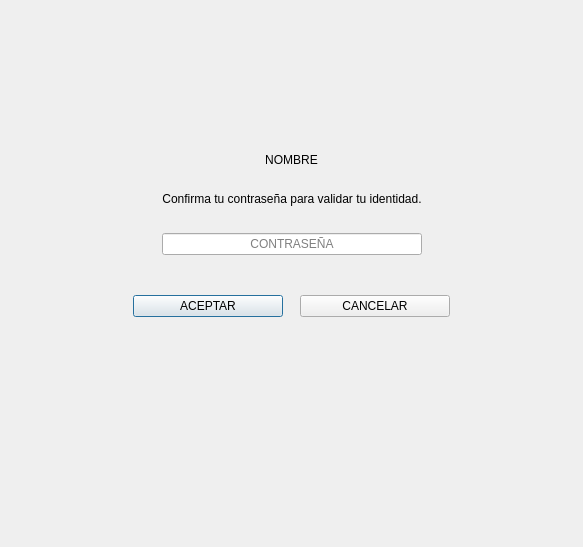
<?xml version="1.0" encoding="UTF-8"?>
<ui version="4.0">
 <class>Validacion</class>
 <widget class="QDialog" name="Validacion">
  <property name="geometry">
   <rect>
    <x>0</x>
    <y>0</y>
    <width>583</width>
    <height>547</height>
   </rect>
  </property>
  <property name="windowTitle">
   <string>Validacion</string>
  </property>
  <layout class="QGridLayout" name="gridLayout_11" rowstretch="2">
   <property name="leftMargin">
    <number>50</number>
   </property>
   <property name="topMargin">
    <number>50</number>
   </property>
   <property name="rightMargin">
    <number>50</number>
   </property>
   <property name="bottomMargin">
    <number>150</number>
   </property>
   <item row="0" column="0">
    <layout class="QGridLayout" name="gridLayout_4" rowstretch="0,0,0">
     <property name="leftMargin">
      <number>50</number>
     </property>
     <property name="topMargin">
      <number>40</number>
     </property>
     <property name="rightMargin">
      <number>50</number>
     </property>
     <property name="bottomMargin">
      <number>80</number>
     </property>
     <property name="verticalSpacing">
      <number>0</number>
     </property>
     <item row="1" column="0">
      <layout class="QGridLayout" name="gridLayout_6">
       <property name="bottomMargin">
        <number>15</number>
       </property>
       <property name="verticalSpacing">
        <number>15</number>
       </property>
       <item row="0" column="1">
        <widget class="QLabel" name="Titulo5">
         <property name="text">
          <string>Confirma tu contraseña para validar tu identidad.</string>
         </property>
         <property name="alignment">
          <set>Qt::AlignmentFlag::AlignCenter</set>
         </property>
        </widget>
       </item>
       <item row="1" column="1">
        <widget class="QLineEdit" name="Password">
         <property name="autoFillBackground">
          <bool>false</bool>
         </property>
         <property name="inputMethodHints">
          <set>Qt::InputMethodHint::ImhHiddenText|Qt::InputMethodHint::ImhNoAutoUppercase|Qt::InputMethodHint::ImhNoPredictiveText|Qt::InputMethodHint::ImhSensitiveData</set>
         </property>
         <property name="echoMode">
          <enum>QLineEdit::EchoMode::Password</enum>
         </property>
         <property name="alignment">
          <set>Qt::AlignmentFlag::AlignCenter</set>
         </property>
         <property name="placeholderText">
          <string>CONTRASEÑA</string>
         </property>
        </widget>
       </item>
       <item row="0" column="2">
        <spacer name="horizontalSpacer_6">
         <property name="orientation">
          <enum>Qt::Orientation::Horizontal</enum>
         </property>
         <property name="sizeHint" stdset="0">
          <size>
           <width>40</width>
           <height>20</height>
          </size>
         </property>
        </spacer>
       </item>
       <item row="0" column="0">
        <spacer name="horizontalSpacer_7">
         <property name="orientation">
          <enum>Qt::Orientation::Horizontal</enum>
         </property>
         <property name="sizeHint" stdset="0">
          <size>
           <width>40</width>
           <height>20</height>
          </size>
         </property>
        </spacer>
       </item>
      </layout>
     </item>
     <item row="2" column="0">
      <layout class="QGridLayout" name="gridLayout_8" columnstretch="4,5,2,5,4">
       <property name="topMargin">
        <number>25</number>
       </property>
       <item row="0" column="2">
        <spacer name="horizontalSpacer_8">
         <property name="orientation">
          <enum>Qt::Orientation::Horizontal</enum>
         </property>
         <property name="sizeHint" stdset="0">
          <size>
           <width>40</width>
           <height>20</height>
          </size>
         </property>
        </spacer>
       </item>
       <item row="0" column="0">
        <spacer name="horizontalSpacer_9">
         <property name="orientation">
          <enum>Qt::Orientation::Horizontal</enum>
         </property>
         <property name="sizeHint" stdset="0">
          <size>
           <width>40</width>
           <height>20</height>
          </size>
         </property>
        </spacer>
       </item>
       <item row="0" column="1">
        <widget class="QPushButton" name="ACEPTAR">
         <property name="minimumSize">
          <size>
           <width>150</width>
           <height>0</height>
          </size>
         </property>
         <property name="text">
          <string>ACEPTAR</string>
         </property>
        </widget>
       </item>
       <item row="0" column="3">
        <widget class="QPushButton" name="CANCELAR">
         <property name="minimumSize">
          <size>
           <width>150</width>
           <height>0</height>
          </size>
         </property>
         <property name="text">
          <string>CANCELAR</string>
         </property>
        </widget>
       </item>
       <item row="0" column="4">
        <spacer name="horizontalSpacer_10">
         <property name="orientation">
          <enum>Qt::Orientation::Horizontal</enum>
         </property>
         <property name="sizeHint" stdset="0">
          <size>
           <width>40</width>
           <height>20</height>
          </size>
         </property>
        </spacer>
       </item>
      </layout>
     </item>
     <item row="0" column="0">
      <layout class="QGridLayout" name="gridLayout_9">
       <property name="topMargin">
        <number>15</number>
       </property>
       <property name="verticalSpacing">
        <number>20</number>
       </property>
       <item row="2" column="0">
        <widget class="QLabel" name="UsuarioActual">
         <property name="text">
          <string>NOMBRE</string>
         </property>
         <property name="alignment">
          <set>Qt::AlignmentFlag::AlignHCenter|Qt::AlignmentFlag::AlignTop</set>
         </property>
        </widget>
       </item>
       <item row="0" column="0">
        <layout class="QGridLayout" name="gridLayout_10">
         <property name="topMargin">
          <number>0</number>
         </property>
         <item row="0" column="0">
          <widget class="QLabel" name="label_2">
           <property name="sizePolicy">
            <sizepolicy hsizetype="Preferred" vsizetype="Preferred">
             <horstretch>0</horstretch>
             <verstretch>0</verstretch>
            </sizepolicy>
           </property>
           <property name="maximumSize">
            <size>
             <width>50</width>
             <height>50</height>
            </size>
           </property>
           <property name="text">
            <string/>
           </property>
           <property name="pixmap">
            <pixmap resource="RECURSOS.qrc">:/IMAGENES/IMAGENES/LOGOS/Logo con fondo gris.png</pixmap>
           </property>
           <property name="scaledContents">
            <bool>true</bool>
           </property>
           <property name="alignment">
            <set>Qt::AlignmentFlag::AlignCenter</set>
           </property>
          </widget>
         </item>
        </layout>
       </item>
      </layout>
     </item>
    </layout>
   </item>
  </layout>
 </widget>
 <resources>
  <include location="RECURSOS.qrc"/>
 </resources>
 <connections/>
</ui>
